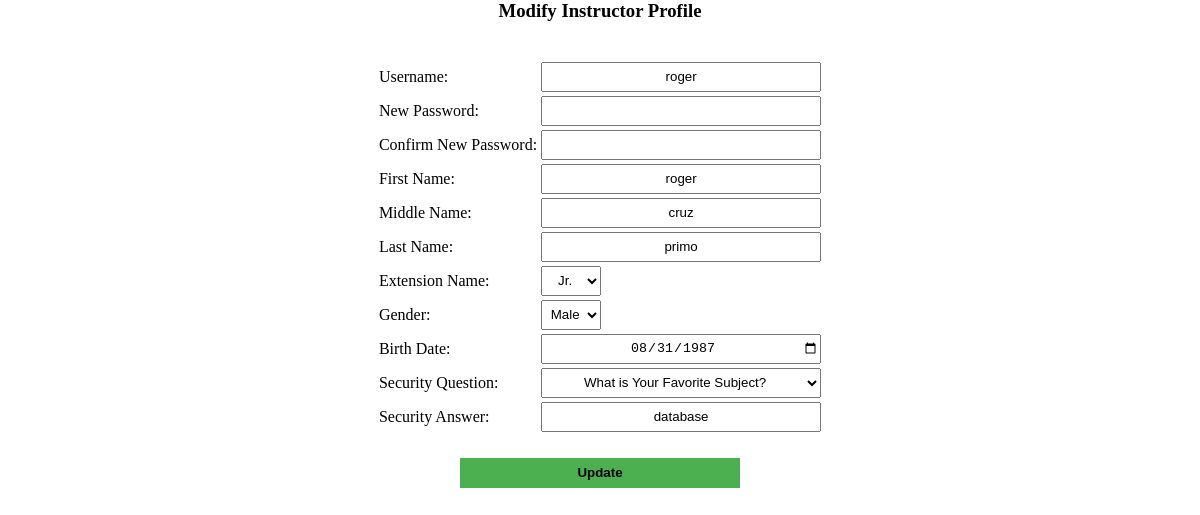
Page /profedit.php?id=roger on the committed database.
### tables this page shows
CREATE TABLE `tbl_user_accounts` (
  `Acc_Type` varchar(13) NOT NULL,
  `Acc_Uname` varchar(20) NOT NULL,
  `Acc_Pword` varchar(100) NOT NULL,
  `Acc_Fname` varchar(25) NOT NULL,
  `Acc_Mname` varchar(25) NOT NULL,
  `Acc_Lname` varchar(25) NOT NULL,
  `Acc_NameExt` varchar(3) NOT NULL,
  `Acc_Gender` char(6) NOT NULL,
  `Acc_Bdate` date NOT NULL,
  `Acc_Quest` varchar(30) NOT NULL,
  `Acc_Ans` varchar(30) NOT NULL,
  PRIMARY KEY (`Acc_Uname`)
);

### profedit.php (the view, shortened to what this page needs)
<?php
$id = $_GET['id'];
require 'dbcon2.php';
$sql2 = "SELECT * FROM tbl_user_accounts WHERE Acc_Uname = '$id'";
$result = mysqli_query($mysqli,$sql2);
$res = mysqli_fetch_array($result);
	$studid = $res['Acc_Uname'];
	$fname = $res['Acc_Fname'];
	$mname = $res['Acc_Mname'];
	$nameext = $res['Acc_NameExt'];
	$lname = $res['Acc_Lname'];
	$gender = $res['Acc_Gender'];
	$bdate = $res['Acc_Bdate'];
	$quest = $res['Acc_Quest'];
	$ans = $res['Acc_Ans'];
?>
<html>
<head>
	<link rel="stylesheet" type="text/css" href="CSS/style.css">
</head>
<body>
	<h3 align="center">Modify Instructor Profile</h3>
	<br/>
	<form name="form1" method="POST" autocomplete="off">
		<table border="0" align="center">
			<tr>
				<td>Username:</td>
				<td><input type="text" class="lfield" name="studid" value="<?php echo $studid;?>" required></td>
			</tr>
			<tr>
				<td>New Password:</td>
				<td><input type="Password"  class="lfield" name="pass" required></td>
			</tr>
			<tr>
				<td>Confirm New Password:</td>
				<td><input type="Password"  class="lfield" name="repass" required></td>
			</tr>
			<tr>
				<td>First Name:</td>
				<td><input type="text" pattern="[A-Za-z\s]{1,25}" class="lfield" name="fname" value="<?php echo $fname;?>" required></td>
			</tr>
			<tr>
				<td>Middle Name:</td>
				<td><input type="text" pattern="[A-Za-z\s]{1,25}" class="lfield" name="mname" value="<?php echo $mname;?>" required></td>
			</tr>
			<tr>
				<td>Last Name:</td>
				<td><input type="text" pattern="[A-Za-z\s]{1,25}" class="lfield" name="lname" value="<?php echo $lname;?>" required></td>
			</tr>
			<tr>
				<td>Extension Name:</td>
				<td><select name="nameext" class="sfield">
					<option selected><?php echo $nameext; ?></option>
				</select></td>
			</tr>
			<tr>
				<td>Gender:</td>
				<td><select name="gender" class="sfield">
					<option><?php echo $gender; ?></option>
				</select></td>
			</tr>
			<tr>
				<td>Birth Date:</td>
				<td><input type="date" class="lfield" name="bdate" value="<?php echo $bdate;?>" required></td>
			</tr>
			<tr>
				<td>Security Question:</td>
				<td><select name="quest" class="lfield">
					<option selected><?php echo $quest; ?></option>
				</select></td>
			</tr>
			<tr>
				<td>Security Answer:</td>
				<td><input type="text" class="lfield" name="ans" value="<?php echo $ans;?>" required></td>
			</tr>
			<tr><td><br></td></tr>
			<tr>
				<td colspan="2" align="center"><input class="lbutton" type="submit" name="update" value="Update"></td>
			</tr>
		</table>
	</form>
</body>
</html>

### CSS/style.css (style rules this page uses)
body { background-repeat: no-repeat; background-size: cover; background-attachment: fixed; margin: 0px; padding: 0px; }
.lfield { width: 280px; height: 30px; text-align: center; }
.sfield { width: 60px; height: 30px; text-align: center; }
.lbutton { width: 280px; height: 30px; border: none; text-align: center; background-color: #4CAF50; font-weight: bolder; }

### rows in the picture
tbl_user_accounts: studid "roger", fname "roger", mname "cruz", lname "primo", nameext "Jr.", gender "Male", bdate "08/31/1987", quest "What is Your Favorite Subject?", ans "database"
